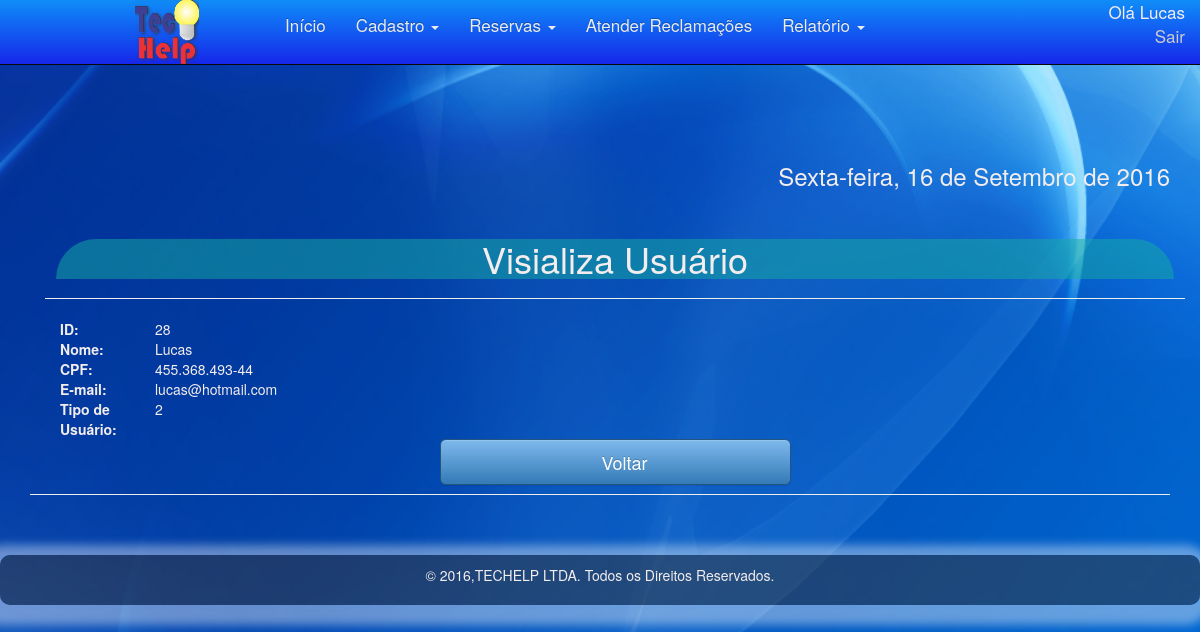
Screenshot of /index.php?link=7&id=28 (signed in) with the database file from the repository.
### tables this page shows
CREATE TABLE IF NOT EXISTS `cadusuario` (
  `id` int(11) NOT NULL AUTO_INCREMENT,
  `nome` varchar(255) NOT NULL,
  `email` varchar(255) NOT NULL,
  `senha` varchar(255) NOT NULL,
  `cpf` varchar(100) NOT NULL,
  `tipousuario` varchar(100) NOT NULL,
  `criado` varchar(100) NOT NULL,
  `modificado` varchar(100) NOT NULL,
  PRIMARY KEY (`id`)
);

### crud/visualiza_usuario.php (the view)
<?php
$id= $_GET['id'];
$result = mysql_query("SELECT * FROM cadusuario WHERE id = '$id' LIMIT 1 ");
$resultado = mysql_fetch_assoc($result);
?>
<div class="container theme-showcase" role="main">
<div class="page-header">
	   <h1 class="text-center">Visializa Usuário</h1>
</div>
<div class="row">
<div class="col-md-12">
<div class="col-xs-3 col-sm-1 ">
	<b>ID:</b>
</div>
<div class="col-xs-9 col-sm-11 ">
	<?php echo $resultado[id];?>
</div>
<div class="col-xs-3 col-sm-1 ">
	<b>Nome:</b>
</div>
<div class="col-xs-9 col-sm-11">
	<?php echo $resultado[nome];?>
</div>
<div class="col-xs-3 col-sm-1 ">
	<b>CPF:</b>
</div>
<div class="col-xs-9 col-sm-11 ">
	<?php echo $resultado[cpf];?>
</div>
<div class="col-xs-3 col-sm-1 ">
	<b>E-mail:</b>
</div>
<div class="col-xs-9 col-sm-11 ">
	<?php echo $resultado[email];?>
</div>
<div class="col-xs-3 col-sm-1">
	<b>Tipo de Usuário:</b>
</div>
<div class="col-xs-9 col-sm-11 ">
	<?php echo $resultado[tipousuario];?>
</div>
</div>
<a href="index.php?link=2"> <button type="button"  class="btn btn-lg btn-primary margin40"><i class="fa fa-reply "></i> Voltar</button></a>
</div>
</div>
</div>

### css/theme.css (style rules this page uses)
body { padding-top: 70px; padding-bottom: 30px; }

### rows the page displays
cadusuario: id "28", nome "Lucas", cpf "455.368.493-44", email "lucas@hotmail.com", tipousuario "2"

### other values shown
$_SESSION['UsuarioNome'] "Lucas"
